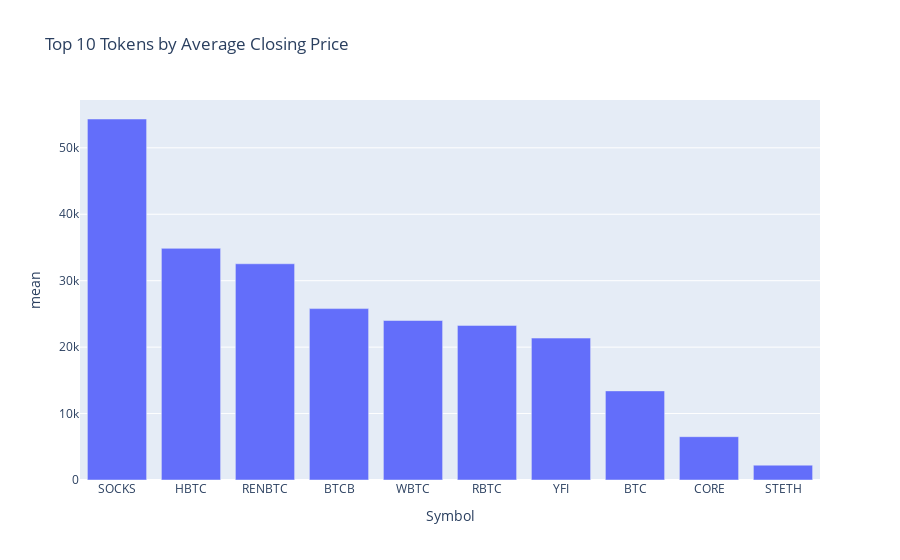

Notebook code for this chart:
### Code cell
top_mean = summary_stats_clean.sort_values('mean', ascending=False).head(10)

import plotly.express as px
px.bar(top_mean.reset_index(), x='Symbol', y='mean', title='Top 10 Tokens by Average Closing Price')

### Figure 1 — Plotly figure (JSON) as saved in the notebook; plotly's stock layout.template omitted (floating-point values rounded to 4 significant figures)
{"data": [{"hovertemplate": "Symbol=%{x}<br>mean=%{y}<extra></extra>", "legendgroup": "", "marker": {"color": "#636efa", "pattern": {"shape": ""}}, "name": "", "orientation": "v", "showlegend": false, "textposition": "auto", "type": "bar", "x": ["SOCKS", "HBTC", "RENBTC", "BTCB", "WBTC", "RBTC", "YFI", "BTC", "CORE", "STETH"], "xaxis": "x", "y": [54340.0, 34870.0, 32550.0, 25800.0, 24010.0, 23270.0, 21360.0, 13410.0, 6520.0, 2232.0], "yaxis": "y"}], "layout": {"barmode": "relative", "legend": {"tracegroupgap": 0}, "title": {"text": "Top 10 Tokens by Average Closing Price"}, "xaxis": {"anchor": "y", "domain": [0, 1], "title": {"text": "Symbol"}}, "yaxis": {"anchor": "x", "domain": [0, 1], "title": {"text": "mean"}}}}
